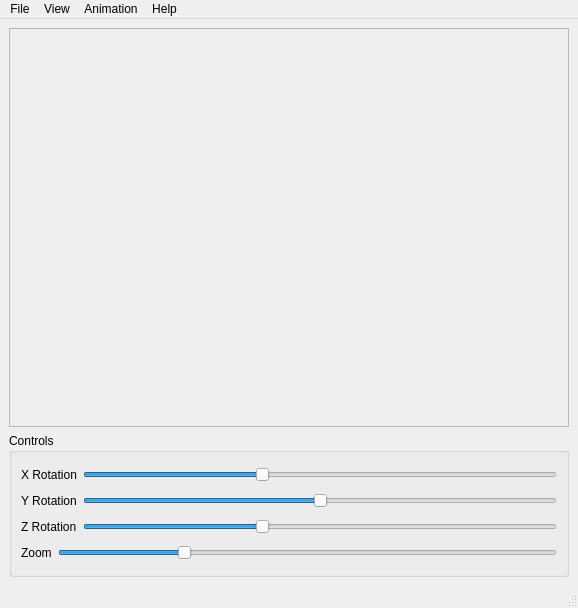
<ui version="4.0" >
 <class>Meswak</class>
 <widget class="QMainWindow" name="Meswak" >
  <property name="geometry" >
   <rect>
    <x>0</x>
    <y>0</y>
    <width>578</width>
    <height>608</height>
   </rect>
  </property>
  <property name="windowTitle" >
   <string>Meswak Toothpaste</string>
  </property>
  <property name="windowIcon" >
   <iconset resource="Meswak.qrc" >:/new/prefix1/Meswak.bmp</iconset>
  </property>
  <widget class="QWidget" name="centralwidget" >
   <layout class="QGridLayout" >
    <property name="margin" >
     <number>9</number>
    </property>
    <property name="spacing" >
     <number>6</number>
    </property>
    <item row="0" column="0" >
     <layout class="QVBoxLayout" >
      <property name="margin" >
       <number>0</number>
      </property>
      <property name="spacing" >
       <number>6</number>
      </property>
      <item>
       <widget class="QFrame" name="glframe" >
        <property name="frameShape" >
         <enum>QFrame::StyledPanel</enum>
        </property>
        <property name="frameShadow" >
         <enum>QFrame::Raised</enum>
        </property>
       </widget>
      </item>
      <item>
       <widget class="QGroupBox" name="groupBox" >
        <property name="maximumSize" >
         <size>
          <width>16777215</width>
          <height>144</height>
         </size>
        </property>
        <property name="title" >
         <string>Controls</string>
        </property>
        <layout class="QGridLayout" >
         <property name="margin" >
          <number>9</number>
         </property>
         <property name="spacing" >
          <number>6</number>
         </property>
         <item row="0" column="0" >
          <layout class="QHBoxLayout" >
           <property name="margin" >
            <number>0</number>
           </property>
           <property name="spacing" >
            <number>6</number>
           </property>
           <item>
            <widget class="QLabel" name="label" >
             <property name="text" >
              <string>X Rotation</string>
             </property>
            </widget>
           </item>
           <item>
            <widget class="QSlider" name="sliderXRot" >
             <property name="minimum" >
              <number>-180</number>
             </property>
             <property name="maximum" >
              <number>180</number>
             </property>
             <property name="value" >
              <number>-45</number>
             </property>
             <property name="sliderPosition" >
              <number>-45</number>
             </property>
             <property name="orientation" >
              <enum>Qt::Horizontal</enum>
             </property>
            </widget>
           </item>
          </layout>
         </item>
         <item row="1" column="0" >
          <layout class="QHBoxLayout" >
           <property name="margin" >
            <number>0</number>
           </property>
           <property name="spacing" >
            <number>6</number>
           </property>
           <item>
            <widget class="QLabel" name="label_2" >
             <property name="text" >
              <string>Y Rotation</string>
             </property>
            </widget>
           </item>
           <item>
            <widget class="QSlider" name="sliderYRot" >
             <property name="minimum" >
              <number>-180</number>
             </property>
             <property name="maximum" >
              <number>180</number>
             </property>
             <property name="value" >
              <number>0</number>
             </property>
             <property name="sliderPosition" >
              <number>0</number>
             </property>
             <property name="orientation" >
              <enum>Qt::Horizontal</enum>
             </property>
            </widget>
           </item>
          </layout>
         </item>
         <item row="2" column="0" >
          <layout class="QHBoxLayout" >
           <property name="margin" >
            <number>0</number>
           </property>
           <property name="spacing" >
            <number>6</number>
           </property>
           <item>
            <widget class="QLabel" name="label_3" >
             <property name="text" >
              <string>Z Rotation</string>
             </property>
            </widget>
           </item>
           <item>
            <widget class="QSlider" name="sliderZRot" >
             <property name="minimum" >
              <number>-180</number>
             </property>
             <property name="maximum" >
              <number>180</number>
             </property>
             <property name="value" >
              <number>-45</number>
             </property>
             <property name="sliderPosition" >
              <number>-45</number>
             </property>
             <property name="orientation" >
              <enum>Qt::Horizontal</enum>
             </property>
            </widget>
           </item>
          </layout>
         </item>
         <item row="3" column="0" >
          <layout class="QHBoxLayout" >
           <property name="margin" >
            <number>0</number>
           </property>
           <property name="spacing" >
            <number>6</number>
           </property>
           <item>
            <widget class="QLabel" name="label_4" >
             <property name="text" >
              <string>Zoom</string>
             </property>
            </widget>
           </item>
           <item>
            <widget class="QSlider" name="sliderZoom" >
             <property name="minimum" >
              <number>1</number>
             </property>
             <property name="maximum" >
              <number>200</number>
             </property>
             <property name="value" >
              <number>50</number>
             </property>
             <property name="sliderPosition" >
              <number>50</number>
             </property>
             <property name="orientation" >
              <enum>Qt::Horizontal</enum>
             </property>
            </widget>
           </item>
          </layout>
         </item>
        </layout>
       </widget>
      </item>
     </layout>
    </item>
   </layout>
  </widget>
  <widget class="QMenuBar" name="menubar" >
   <property name="geometry" >
    <rect>
     <x>0</x>
     <y>0</y>
     <width>578</width>
     <height>21</height>
    </rect>
   </property>
   <widget class="QMenu" name="menuFiel" >
    <property name="title" >
     <string>File</string>
    </property>
    <addaction name="actionExit" />
   </widget>
   <widget class="QMenu" name="menuView" >
    <property name="title" >
     <string>View</string>
    </property>
    <addaction name="actionTop" />
    <addaction name="actionBottom" />
    <addaction name="actionFront" />
    <addaction name="actionBack" />
    <addaction name="actionLeft" />
    <addaction name="actionRight" />
    <addaction name="separator" />
    <addaction name="actionAxonometric" />
   </widget>
   <widget class="QMenu" name="menuHelp" >
    <property name="title" >
     <string>Help</string>
    </property>
    <addaction name="actionAbout" />
   </widget>
   <widget class="QMenu" name="menuAnimation" >
    <property name="title" >
     <string>Animation</string>
    </property>
    <addaction name="actionAnimStop" />
   </widget>
   <addaction name="menuFiel" />
   <addaction name="menuView" />
   <addaction name="menuAnimation" />
   <addaction name="menuHelp" />
  </widget>
  <widget class="QStatusBar" name="statusbar" />
  <action name="actionExit" >
   <property name="text" >
    <string>Exit</string>
   </property>
  </action>
  <action name="actionTop" >
   <property name="text" >
    <string>Top</string>
   </property>
  </action>
  <action name="actionBottom" >
   <property name="text" >
    <string>Bottom</string>
   </property>
  </action>
  <action name="actionFront" >
   <property name="text" >
    <string>Front</string>
   </property>
  </action>
  <action name="actionBack" >
   <property name="text" >
    <string>Back</string>
   </property>
  </action>
  <action name="actionLeft" >
   <property name="text" >
    <string>Left</string>
   </property>
  </action>
  <action name="actionRight" >
   <property name="text" >
    <string>Right</string>
   </property>
  </action>
  <action name="actionAxonometric" >
   <property name="text" >
    <string>Axonometric</string>
   </property>
  </action>
  <action name="actionAbout" >
   <property name="text" >
    <string>About</string>
   </property>
  </action>
  <action name="actionAnimStop" >
   <property name="text" >
    <string>Stop</string>
   </property>
  </action>
 </widget>
 <resources>
  <include location="Meswak.qrc" />
 </resources>
 <connections/>
</ui>
